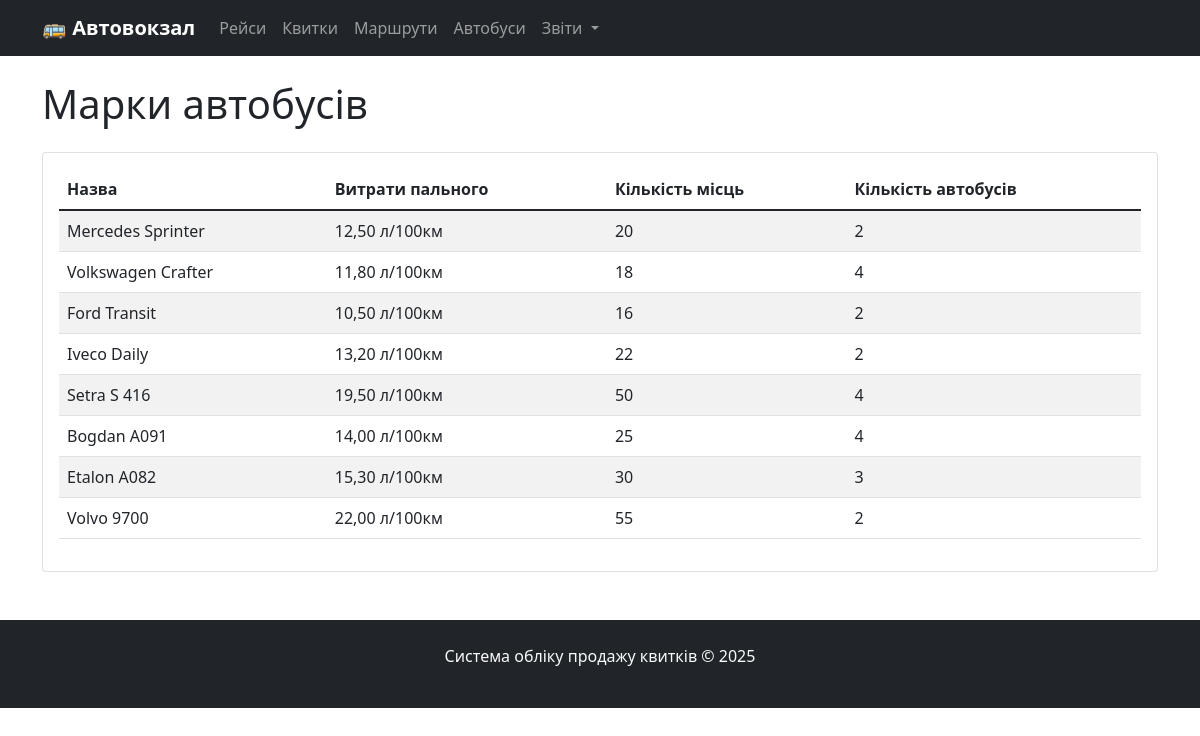
Screenshot of /bus-models/ with the database file from the repository.
### bus_station/models.py (models this page shows, shortened)
class BusModel(models.Model):
    name = models.CharField(max_length=50, verbose_name="Марка автобуса")
    fuel_consumption = models.DecimalField(
        max_digits=5,
        decimal_places=2,
        verbose_name="Витрати пального на 100 км"
    )
    seats_count = models.PositiveIntegerField(verbose_name="Кількість місць")
    class Meta:
        verbose_name = "Марка автобуса"
        verbose_name_plural = "Марки автобусів"

### bus_station/views.py (the view)
# urls.py: path('bus-models/', views.BusModelListView.as_view(), name='bus_model_list'),
class BusModelListView(ListView):
    model = BusModel
    template_name = 'bus_station/buses/bus_model_list.html'
    context_object_name = 'bus_models'

### bus_station/context_processors.py (called while the page is built)
def station_stats(request):
    today = timezone.now().date()
    return {
        'today_trips_count': Trip.objects.filter(date=today).count(),
        'today_tickets_count': Ticket.objects.filter(trip__date=today, status='sold').count(),
    }

### bus_station/templates/bus_station/buses/bus_model_list.html (shortened to what this page needs)
{% extends 'bus_station/base.html' %}
{% block content %}
<h1 class="mb-4">Марки автобусів</h1>
<div class="card">
    <div class="card-body">
        <div class="table-responsive">
            <table class="table table-striped">
                <thead>
                    <tr>
                        <th>Назва</th>
                        <th>Витрати пального</th>
                        <th>Кількість місць</th>
                        <th>Кількість автобусів</th>
                    </tr>
                </thead>
                <tbody>
                    {% for bus_model in bus_models %}
                    <tr>
                        <td>{{ bus_model.name }}</td>
                        <td>{{ bus_model.fuel_consumption }} л/100км</td>
                        <td>{{ bus_model.seats_count }}</td>
                        <td>{{ bus_model.bus_set.count }}</td>
                    </tr>
                    {% empty %}
                    <tr>
                        <td colspan="4" class="text-center">Марок автобусів не знайдено</td>
                    </tr>
                    {% endfor %}
                </tbody>
            </table>
        </div>
    </div>
</div>
{% endblock %}

### rows the page displays
BusModel: name "Mercedes Sprinter", fuel_consumption "12,50", seats_count "20", bus_set.count "2"
BusModel: name "Volkswagen Crafter", fuel_consumption "11,80", seats_count "18", bus_set.count "4"
BusModel: name "Ford Transit", fuel_consumption "10,50", seats_count "16", bus_set.count "2"
BusModel: name "Iveco Daily", fuel_consumption "13,20", seats_count "22", bus_set.count "2"
BusModel: name "Setra S 416", fuel_consumption "19,50", seats_count "50", bus_set.count "4"
BusModel: name "Bogdan A091", fuel_consumption "14,00", seats_count "25", bus_set.count "4"
BusModel: name "Etalon A082", fuel_consumption "15,30", seats_count "30", bus_set.count "3"
BusModel: name "Volvo 9700", fuel_consumption "22,00", seats_count "55", bus_set.count "2"
